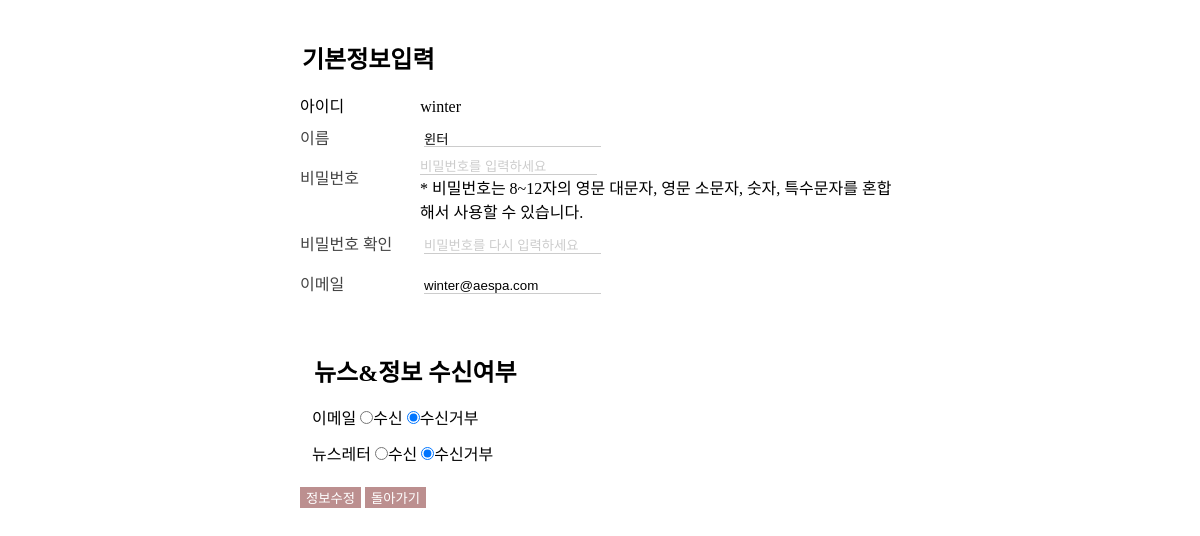
Screenshot of /member/login/mypage.php (signed in) with the database file from the repository.
### tables this page shows
CREATE TABLE members (
    idx INT PRIMARY KEY AUTO_INCREMENT,
    u_name VARCHAR(16) NOT NULL,
    u_id VARCHAR(16) NOT NULL,
    pwd VARCHAR(16) NOT NULL,
    email VARCHAR(50),
    level CHAR(1),
    sign_date DATETIME DEFAULT CURRENT_TIMESTAMP,
    email_subscribe CHAR(1) DEFAULT 'N',
    news_subscribe CHAR(1) DEFAULT 'N'
);

### back/inc/session.php (called while the page is built, shortened)
<?php
$s_idx =  isset($_SESSION["s_idx"])?  $_SESSION["s_idx"] : "";
?>

### member/login/mypage.php (the view, shortened to what this page needs)
<?php
include $_SERVER["DOCUMENT_ROOT"]."/volleyball/back/inc/connect.php";
include $_SERVER["DOCUMENT_ROOT"]."/volleyball/back/inc/session.php";
$sql = "SELECT * FROM members WHERE idx=$s_idx;";
$result = mysqli_query($dbcon, $sql);
$array = mysqli_fetch_array($result);
$check_email_y = $array["email_subscribe"] === 'Y' ? 'checked' : "";
$check_email_n = $array["email_subscribe"] === 'N' ? 'checked' : "";
$check_news_y = $array["news_subscribe"] === 'Y' ? 'checked' : "";
$check_news_n = $array["news_subscribe"] === 'N' ? 'checked' : "";
?>
<!DOCTYPE html>
<html lang="ko">
<head>
</head>
<body>
    <form action="mypage_modify.php" method="post" onsubmit="return submitForm()">
        <fieldset>
            <legend>기본정보입력</legend>
            <div class="form_group" id="GetId">
                <p> 아이디 <span><?php echo $array['u_id'];?></span></p>
            </div>
            <div class="form_group">
                <label for="u_name">이름</label>
                <input type="text" name="u_name" id="u_name" value="<?php echo $array['u_name'];?>">
            </div>
            <div class="form_group">
                <div class="pwd_title">
                    <label for="pwd">비밀번호</label>
                </div>
                <div class="pwd_announce">
                    <input type="password" name="pwd" id="pwd" placeholder="비밀번호를 입력하세요">
                    <br><span class="err_msg" id="err_psw"></span>
                    <p>* 비밀번호는 8~12자의 영문 대문자, 영문 소문자, 숫자, 특수문자를 혼합해서 사용할 수 있습니다.</p>
                </div>
            </div>
            <div class="form_group">
                <label for="pswCheck">비밀번호 확인</label>
                <input type="password" name="pswCheck" id="pswCheck" placeholder="비밀번호를 다시 입력하세요">
            </div>
            <div class="form_group">
                <label for="email">이메일</label>
                <input type="email" name="email" id="email" value="<?php echo $array['email']?>">
            </div>
        </fieldset>
        <fieldset>
            <legend>뉴스&정보 수신여부</legend>
            <div class="subscribe_group">
                <span>이메일</span>
                <label>
                    <input type="radio" name="email_subscribe" value="Y" <?php echo $check_email_y?>>수신
                </label>
                <label>
                    <input type="radio" name="email_subscribe" value="N" <?php echo $check_email_n?>>수신거부
                </label>
            </div>
            <div class="subscribe_group">
                <span>뉴스레터</span>
                <label>
                    <input type="radio" name="news_subscribe" value="Y" <?php echo $check_news_y?>>수신
                </label>
                <label>
                    <input type="radio" name="news_subscribe" value="N" <?php echo $check_news_n?>>수신거부
                </label>
            </div>
        </fieldset>
        <div class="button_list">
            <button type="submit">정보수정</button>
            <button type="button">돌아가기</button>
        </div>
    </form>
</body>
</html>

### member/login/mypage.php (style rules this page uses)
* { box-sizing: border-box; }
body, div, label, input, span, p { margin:0; padding:0; }
fieldset { border: none; margin: 40px auto 0 auto; width: 600px; }
legend { margin-bottom:12px; font-weight: bold; font-size:24px; }
input[type="text"], input[type="password"], input[type="email"] { border: none; border-bottom: 1px solid #ccc; }
input::placeholder { color: #ccc; }
.form_group { width: 600px; }
.form_group label { display: inline-block; width: 120px; color: #444; margin:8px 0; }
button { outline: none; border: none; }
.pwd_title { float: left; width: 120px; }
.pwd_announce { float: left; width: 480px; }
.subscribe_group { margin-bottom:12px; }
.button_list { margin-top:12px; width:600px; margin:auto; }
.button_list button { background-color:rosybrown; color:white; }
#GetId span { margin-left:72px; }

### rows the page displays
members: u "winter", u_name "윈터", email "winter@aespa.com"
